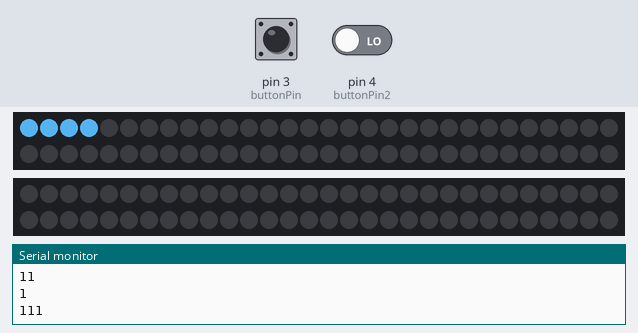
Simulated run of this sketch. Board: Arduino Uno, built with avr-gcc and run on an emulated ATmega328P. Shown: 2 × 60 RGB LEDs in strip order, left to right, continuing on the next row, the last lines printed to the serial monitor. The inputs (shaded band) are chosen by the test bench; at power-on: pin 3 (buttonPin) HIGH, pin 4 (buttonPin2) LOW. Random numbers use the default seed unless the sketch sets one.

Above: at 2.0 s.
2.1 s: pin 3 (buttonPin) pulled LOW for 3.2 s
7.1 s: pin 3 (buttonPin) driven LOW and pin 4 (buttonPin2) driven HIGH
10.4 s: pin 3 (buttonPin) driven HIGH
11.9 s: pin 4 (buttonPin2) driven LOW
At 15.5 s:
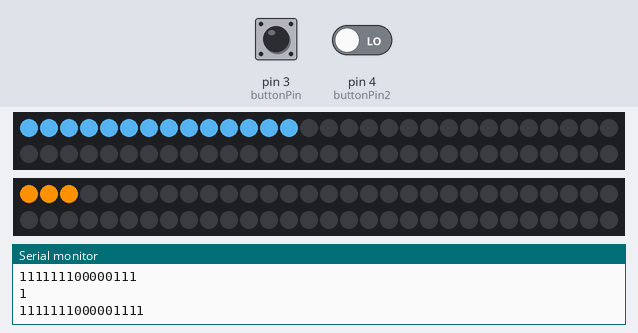
At 45.3 s:
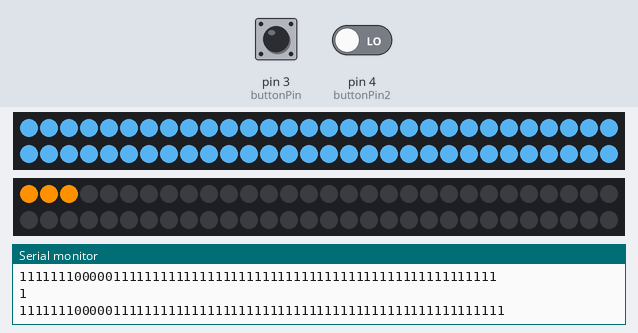

Measured:
- after the input at 11.9 s, the LEDs: first change after 0.68 s (image 1 shows a later state)

The sketch:

unc_mindreader.ino
```cpp
#include <FastLED.h>
#include <string.h>

#define LED_PIN1 7
#define LED_PIN2 8
#define buttonPin 3
#define buttonPin2 4
#define NUM_LEDS 60
CRGB leds1[NUM_LEDS];
CRGB leds2[NUM_LEDS];
int buttonState = 1;
int win_cutoff = 60;
int buttonState2 = 1;
int lastButtonState = 0;
int correct = 0;
int incorrect = 0;
int min_buffer_size = 1; //must be at least one
int max_buffer_size = 8;
String history = "";
void setup() {
  FastLED.addLeds<WS2812, LED_PIN1, GRB>(leds1, NUM_LEDS);
  pinMode(buttonPin, INPUT);
  FastLED.addLeds<WS2812, LED_PIN2, GRB>(leds2, NUM_LEDS);
  pinMode(buttonPin2, INPUT);
  Serial.begin(9600);
  correct = 0;
  incorrect = 0;
}
double get_votes(int n) {
  return -.4 * pow((n - 3), 2) + 5;
}
int submitGuess(int guess) {
  int votes_0 = 0;
  int votes_1 = 0;
  for (int n = min_buffer_size - 1; n < max_buffer_size; n++) {
    //get last n characters that occurred
    String last_n = "";
    if (n != 0) {
      last_n = history.substring(history.length() - n, history.length());
    }
    //count occurences of each pattern; do nothing in case of tie

    double zero = occurrences(history, last_n + "0", true);
    double one = occurrences(history, last_n + "1", true);
    if (zero > one) {
      votes_0 = votes_0 + zero / (zero + one + 0.0) * get_votes(n);

    }
    else if (one > zero) {
      votes_1 = votes_1 + one / (zero + one + 0.0) * get_votes(n);
    }
  }
  int prediction;
  //pick the value with the most votes
  if (votes_0 > votes_1) {
    prediction = 0;
  }
  else if (votes_0 < votes_1) {
    prediction = 1;
  }
  else {
    prediction = random(0, 2);
  }

  return prediction;
}
int occurrences(String string, String subString, bool allowOverlapping) {
  string = string + "";
  subString = subString + "";
  if (subString.length() <= 0) {
    return string.length() + 1;
  }
  int n = 0;
  int pos = 0;
  int step = 1;
  if (!allowOverlapping) {
    step = subString.length();
  }
  while (true) {
    pos = string.indexOf(subString, pos);
    if (pos >= 0) {
      n++;
      pos = pos + step;
    }
    else break;
  }
  return n;

}
//reset code and add victory loop, depending on who wins
void reset(int id) {
  history = "";
  correct = 0;
  incorrect = 0;
  int victory_loops = 1;
  if (id == 0) {
    for (int j = 0; j < victory_loops; j++) {
      for (int i = 0; i < NUM_LEDS; i++) {
        leds1[i] = CRGB(75, 156, 211);
        leds2[i] = CRGB(75, 156, 211);
        FastLED.show();
        delay(50);
      }
    }
  }
  else {
    for (int j = 0; j < victory_loops; j++) {
      for (int i = 0; i < NUM_LEDS; i++) {
        leds1[i] = CRGB(255, 145, 0);
        leds2[i] = CRGB(255, 145, 0);
        FastLED.show();
        delay(50);
      }
    }
  }

}
void loop() {
  int buttonState = digitalRead(buttonPin);
  int buttonState2 = digitalRead(buttonPin2);
  int prediction = submitGuess(0);
  Serial.println(prediction);
  Serial.println(history);

  if (buttonState == 0 && buttonState2 == 1) {
    int guess = 0;
    if (prediction == guess) {
      correct = correct + 1;
    }   else {
      incorrect = incorrect + 1;
    }

    history = history + String(guess);
  }
  if (buttonState == 1 && buttonState2 == 0) {
    int guess = 1;
    if (prediction == guess) {
      correct = correct + 1;
    }   else {
      incorrect = incorrect + 1;
    }

    history = history + String(guess);
  }

  for (int i = 0; i <= correct - 1; i++) {
    leds1[i] = CRGB(75, 156, 211);
    FastLED.show();
  }
  for (int i = 0; i <= incorrect - 1; i++) {
    leds2[i] = CRGB(255, 145, 0);
    FastLED.show();
  }
  for (int i = correct; i <= NUM_LEDS - 1; i++) {
    leds1[i] = CRGB(0, 0, 0);
    FastLED.show();
  }
  for (int i = incorrect; i <= NUM_LEDS - 1; i++) {
    leds2[i] = CRGB(0, 0, 0);
    FastLED.show();
  }
  if (correct == win_cutoff) {
    delay(1000);
    reset(0);
  }
  else if (incorrect == win_cutoff) {
    delay(3000);
    reset(1);
  }

  delay(10);
}
```
